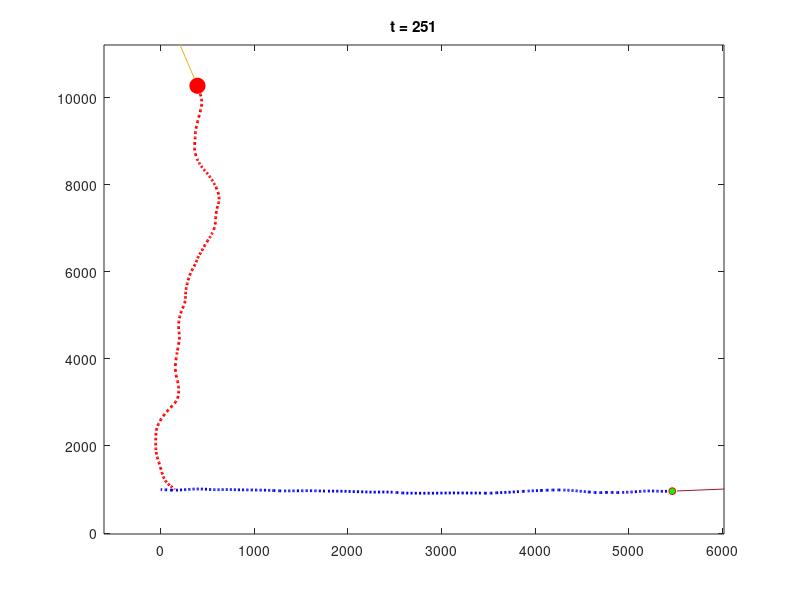

MATLAB code for this plot:
function predator_prey
 close all
 g = 9.81;
 mr = 100; % Mass of predator, in kg
 my = 10.; % Mass of prey, in kg
 Frmax = 1.3*mr*g; % Max force on predator, in Newtons
 Fymax = 1.4*my*g; % Max force on prey, in Newtons
 c = 0.2; % Drag coeft, in N s/m
 initial_w = [150,1000,0,1000,0,0,0,0]; % Initial position/velocity
 force_table_predator = rand(51,2)-0.5;
 force_table_prey = rand(51,2)-0.5;
 options = odeset('Events',@event,'RelTol',0.001);
 [time_vals,sol_vals] = ode45(@(t,w)...
eom(t,w,mr,my,Frmax,Fymax,c,force_table_predator,force_table_prey), ...
 [0:1:250],initial_w,options);
 animate_projectiles(time_vals,sol_vals);
% test comment
% test comment 2
end

function F = compute_f_groupname(t,Frmax,Fymax,amiapredator,pr,vr,py,vy)
% Test time and place Enter the time and room for your test here
% Group members: list the names of your group members here
% t: Time
% Frmax: Max force that can act on the predator
% Fymax: Max force that can act on the prey
% amiapredator: Logical variable - if amiapredator is true,
% the function must compute forces acting on a predator.
% If false, code must compute forces acting on a prey.
% pr - 2D vector with current position of predator eg pr = [x_r;y_r]
% vr - 2D vector with current velocity of predator eg vr= [vx_r;vy_r]
% py - 2D vector with current position of prey py = [x_prey;y_prey]
% vy - 2D vector with current velocity of prey py = [vx_prey;vy_prey]
% NB:pr,vr,py,vy are all COLUMN VECTORS
% F - 2D vector specifying the force to be applied to the object
% that you wish to control F = [Fx;Fy]
% The direction of the force is arbitrary, but if the
% magnitude you specify exceeds the maximum allowable
% value its magnitude will be reduced to this value
% (without changing direction)




%disp(Frmax);
if (amiapredator)
 F=[0; Frmax];
else
 F=[Fymax / sqrt(2); Fymax / sqrt(2)];
end
end

function dwdt = eom(t,w,mr,my,Frmax,Fymax,c,forcetable_r,forcetable_y)
% Extract the position and velocity variables from the vector w
% Note that this assumes the variables are stored in a particular order in w.
 pr=w(1:2); vr=w(5:6); py=w(3:4); vy=w(7:8);
 mr = 100; my = 10; g = 9.81;
% Compute all the forces on the predator
 amiapredator = true;
 Fr = compute_f_groupname(t,Frmax,Fymax,amiapredator,pr,vr,py,vy);
% The force table varies between +/- 0.5 so this makes the random force
% vary between +/- 0.2*mr*g
 Frrand = 0.4*mr*g*compute_random_force(t,forcetable_r);
 Frvisc = -vr*norm(vr)*c;
 Frgrav = -mr*g*[0;1];
 Frtotal = Fr+Frrand+Frvisc+Frgrav;
 
% Write similar code below to call your compute_f_groupname function to
% compute the force on the prey, determine the random forces on the prey,
% and determine the viscous forces on the prey
 amiapredator = false;
 Fy = compute_f_groupname(t,Frmax,Fymax,amiapredator,pr,vr,py,vy);
 Fyrand = 0.4*my*g*compute_random_force(t,forcetable_y);
 Fyvisc = -vy*norm(vy)*c;
 Fygrav = -my*g*[0;1];
 Fytotal = Fy+Fyrand+Fyvisc+Fygrav;
 
 ar=Frtotal/mr;
 ay=Fytotal/my;
 
 dwdt = [vr(1); vr(2); vy(1); vy(2); ar(1); ar(2); ay(1); ay(2)];
end

function [event,stop,direction] = event(t,w)
% Event function to stop calculation when predator catches prey
% Write your code here… For the event variable, use the distance between
% predator and prey. You could add other events to detect when predator/prey leave
% the competition area as well. See the MATLAB manual for how to detect and
% distinguish between multiple events if you want to do this

%stopping if Predator Catches Prey

pr=w(1:2);
py=w(3:4);

%checks first if either predator or prey have hit the ground, then moves 
%on to check distance between objects
if(pr(2)<0)
    event=0;
elseif py(2)<0
    event=0;
else
    %computes distance - 1
    event=sqrt((pr(1) - py(1))^2 + (pr(2) - py(2))^2) - 1;
end

stop = 1;
direction=0;

end 

function animate_projectiles(t,sols)
    figure
    xmax = max(max(sols(:,3)),max(sols(:,1)));
    xmin = min(min(sols(:,3)),min(sols(:,1)));
    ymax = max(max(sols(:,4)),max(sols(:,2)));
    ymin = min(min(sols(:,4)),min(sols(:,2)));
    dx = 0.1*(xmax-xmin)+0.5;
    dy = 0.1*(ymax-ymin)+0.5;
    for i = 1:length(t)
        clf
        plot(sols(1:i,3),sols(1:i,4),'LineWidth',2,'LineStyle',...
        ':','Color',[0 0 1]);
        ylim([ymin-dy ymax+dy]);
        xlim([xmin-dx xmax+dx]);
        hold on
        plot(sols(1:i,1),sols(1:i,2),'LineWidth',2,'LineStyle',':',...
        'Color',[1 0 0]);
        plot(sols(i,1),sols(i,2),'ro','MarkerSize',11,'MarkerFaceColor','r');
        plot(sols(i,3),sols(i,4),'ro','MarkerSize',5,'MarkerFaceColor','g');
        title(['t = ', num2str(i)]);
        
                        
%         Draws arrows to visualize velocity on both entities.
%         Draws a force vector on the entity under control.

        hunter = [sols(i,1) sols(i,2)];
        prey = [sols(i,3) sols(i,4)];
        quiver(hunter(1),hunter(2),sols(i,5),sols(i,6),50)
        quiver(prey(1),prey(2),sols(i,7),sols(i,8),50)
        
        pause(1/60);
    end
end

function F = compute_random_force(t,force_table)
% Computes value of fluctuating random force at time t, where 0<t<250.
% The variable force_table is a 251x2 matrix of pseudo-random
% numbers between -0.5 and 0.5, computed using
% force_table = rand(51,2)-0.5;
% NB – THE FORCE TABLE MUST BE DEFINED OUTSIDE THIS FUNCTION
% If you define it in here it fries the ode45 function
F = [interp1(0:5:250,force_table(:,1),t);...
 interp1(0:5:250,force_table(:,2),t)];
end
